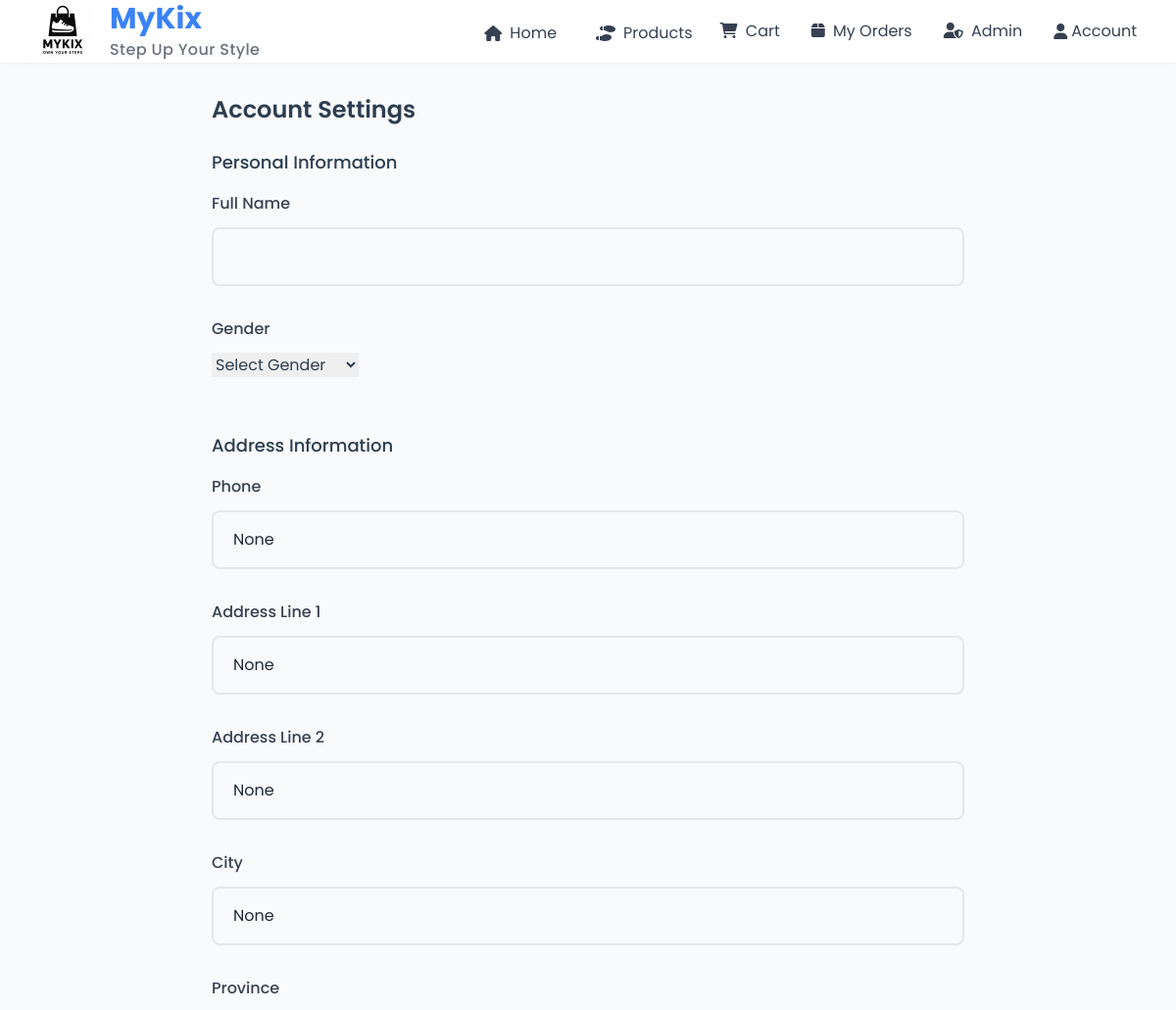
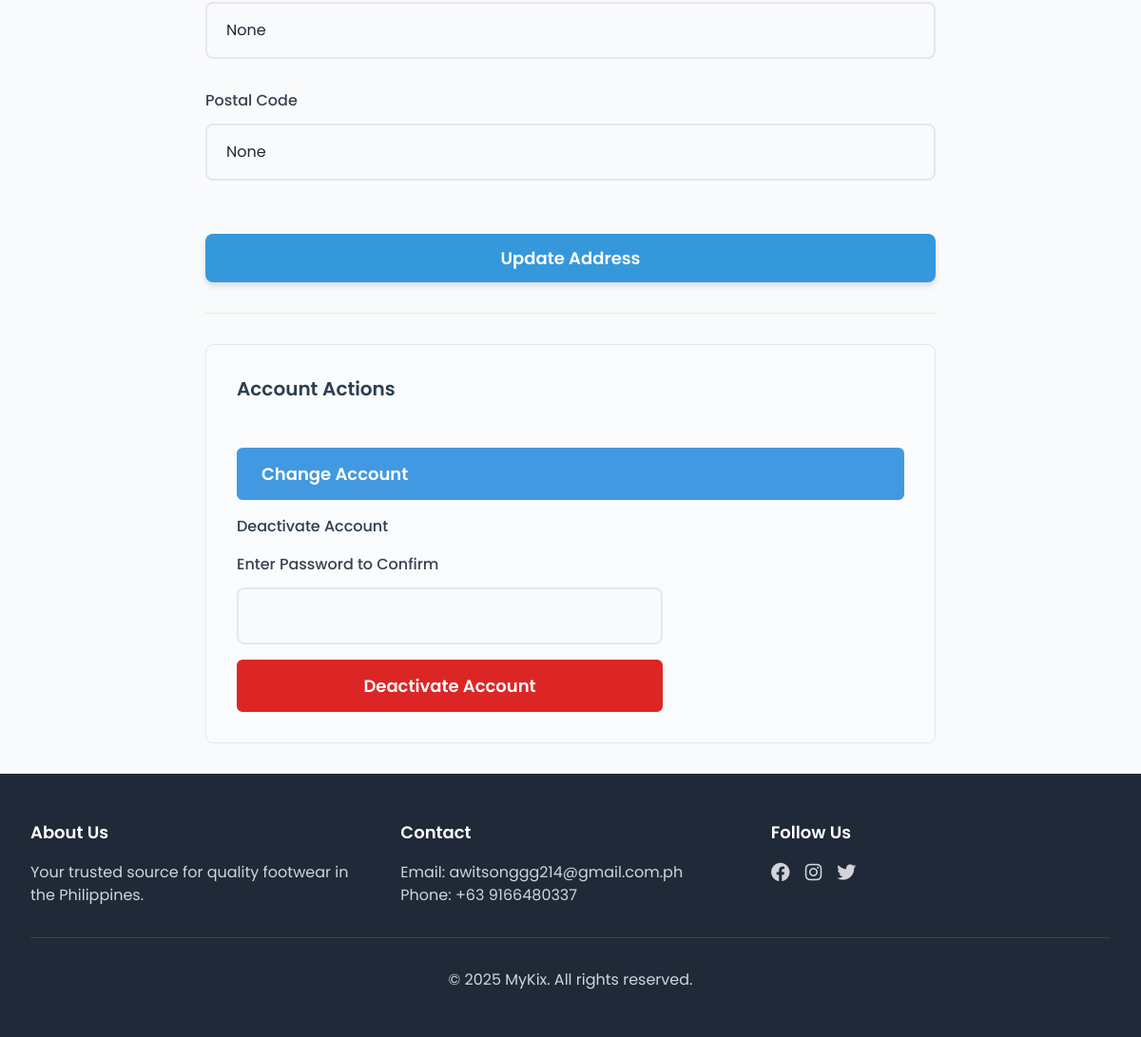
/settings (signed in), run on the app's committed database (2 pictures, top to bottom).
### app.py (models this page shows, shortened)
class User(db.Model):
    id = db.Column(db.Integer, primary_key=True)
    username = db.Column(db.String(80), unique=True, nullable=False)
    email = db.Column(db.String(120), unique=True, nullable=False)
    password_hash = db.Column(db.String(128))
    is_admin = db.Column(db.Boolean, default=False)
    cart_items = db.relationship('CartItem', backref='user', lazy=True)
    orders = db.relationship('Order', backref='user', lazy=True)
    reset_token = db.Column(db.String(100))
    reset_token_expiry = db.Column(db.DateTime)
    gender = db.Column(db.String(20))  # male, female, prefer not to say
    full_name = db.Column(db.String(100))
    phone = db.Column(db.String(20))
    address_line1 = db.Column(db.String(200))
    address_line2 = db.Column(db.String(200))
    city = db.Column(db.String(100))
    province = db.Column(db.String(100))
    postal_code = db.Column(db.String(20))
    created_at = db.Column(db.DateTime, default=datetime.utcnow)
    last_login = db.Column(db.DateTime)
    shipping_info_updated_at = db.Column(db.DateTime)

### app.py (the view, shortened to what this page needs)
@app.route('/settings', methods=['GET', 'POST'])
def settings():
    if 'user_id' not in session:
        flash('Please login to access settings', 'error')
        return redirect(url_for('auth'))
    user = User.query.get(session['user_id'])
    if not user:
        flash('User not found', 'error')
        return redirect(url_for('auth'))
    personal_info_set = all([
        user.full_name,
        user.phone,
        user.address_line1,
        user.city,
        user.province,
        user.postal_code
    ])
    return render_template('settings.html', user=user, personal_info_set=personal_info_set)

### templates/settings.html (shortened to what this page needs)
{% extends "base.html" %}
{% block content %}
<div class="settings-container max-w-3xl mx-auto py-8">
    <h2 class="text-2xl font-semibold mb-6">Account Settings</h2>
    <form method="POST" action="{{ url_for('settings') }}" class="space-y-6">
        {% if personal_info_set %}
        <fieldset disabled>
            <legend class="text-lg font-medium mb-4">Personal Information (cannot be changed)</legend>
            <div class="form-group">
                <label for="full_name">Full Name</label>
                <input type="text" id="full_name" name="full_name" value="{{ user.full_name }}" class="input" disabled>
            </div>
            <div class="form-group">
                <label for="gender">Gender</label>
                <input type="text" id="gender" name="gender" value="{{ user.gender }}" class="input" disabled>
            </div>
        </fieldset>
        {% else %}
        <fieldset>
            <legend class="text-lg font-medium mb-4">Personal Information</legend>
            <div class="form-group">
                <label for="full_name">Full Name</label>
                <input type="text" id="full_name" name="full_name" value="{{ user.full_name or '' }}" class="input" required>
            </div>
            <div class="form-group">
                <label for="gender">Gender</label>
                <select id="gender" name="gender" class="input">
                    <option value="" {% if not user.gender %}selected{% endif %}>Select Gender</option>
                </select>
            </div>
        </fieldset>
        {% endif %}
        <div>
            <legend class="text-lg font-medium mb-4">Address Information</legend>
            <div class="form-group">
                <label for="phone">Phone</label>
                <input type="text" id="phone" name="phone" value="{{ user.phone }}" class="input" required>
            </div>
            <div class="form-group">
                <label for="address_line1">Address Line 1</label>
                <input type="text" id="address_line1" name="address_line1" value="{{ user.address_line1 }}" class="input" required>
            </div>
            <div class="form-group">
                <label for="address_line2">Address Line 2</label>
                <input type="text" id="address_line2" name="address_line2" value="{{ user.address_line2 }}" class="input">
            </div>
            <div class="form-group">
                <label for="city">City</label>
                <input type="text" id="city" name="city" value="{{ user.city }}" class="input" required>
            </div>
            <div class="form-group">
                <label for="province">Province</label>
                <input type="text" id="province" name="province" value="{{ user.province }}" class="input" required>
            </div>
            <div class="form-group">
                <label for="postal_code">Postal Code</label>
                <input type="text" id="postal_code" name="postal_code" value="{{ user.postal_code }}" class="input" required>
            </div>
        </div>
        <button type="submit" class="btn btn-primary">Update Address</button>
    </form>
    <hr class="my-8">
    <div class="account-actions-box" style="border: 1px solid #e2e8f0; border-radius: 8px; padding: 2rem; margin-top: 2rem; background: #fafbfc;">
    <h3 class="text-xl font-semibold mb-4">Account Actions</h3>
    <a href="{{ url_for('change_account') }}" class="btn btn-secondary mb-4 inline-block" style="border: 2px solid #4299e1; border-radius: 6px; background: #4299e1; color: #fff; font-weight: 600;">Change Account</a>
    <form method="POST" action="{{ url_for('deactivate_account') }}" onsubmit="return confirm('Are you sure you want to deactivate your account? This action cannot be undone.');" class="space-y-4 max-w-md">
    <h4 class="font-medium">Deactivate Account</h4>
    <div class="form-group">
    <label for="password">Enter Password to Confirm</label>
    <input type="password" id="password" name="password" class="input" required>
    </div>
    <button type="submit" class="btn btn-danger" style="border: 2px solid #dc2626; border-radius: 6px; background: #dc2626; color: #fff; font-weight: 600;">Deactivate Account</button>
    </form>
    </div>
    </div>
    {% endblock %}

### static/css/style.css (style rules this page uses)
:root { --primary-color: #3498db; --secondary-color: #2ecc71; --danger-color: #e74c3c; --text-color: #2c3e50; --light-gray: #ecf0f1; --dark-gray: #34495e; }
body { font-family: 'Poppins', sans-serif; margin: 0; padding: 0; color: var(--text-color); line-height: 1.6; }
.form-group { margin-bottom: 1.5rem; position: relative; }
.form-group { margin-bottom: 2rem; }
.form-group label { display: block; margin-bottom: 0.75rem; font-size: 1rem; font-weight: 500; color: #374151; }
.form-group input { width: 100%; padding: 1rem 1.25rem; border: 2px solid #e5e7eb; border-radius: 8px; font-size: 1rem; transition: all 0.2s ease; background-color: #f8fafc; color: #1f2937; }
.form-group input::placeholder { color: #9ca3af; font-size: 0.95rem; }
.btn { width: 100%; padding: 1.125rem; border: none; border-radius: 8px; cursor: pointer; transition: all 0.3s ease; font-weight: 600; font-size: 1.125rem; margin-top: 2rem; }
.btn-primary { background: var(--primary-color); color: white; box-shadow: 0 4px 6px rgba(0,0,0,0.12); }
.btn { display: inline-flex; align-items: center; justify-content: center; padding: 0.75rem 1.5rem; font-weight: 600; border-radius: 0.5rem; transition: all 0.3s ease; }
.btn-primary { background-color: var(--primary-color); color: white; }

### data on the page
User: gender "Select Gender", phone "None", address_line1 "None", address_line2 "None", city "None", province "None", postal_code "None"
